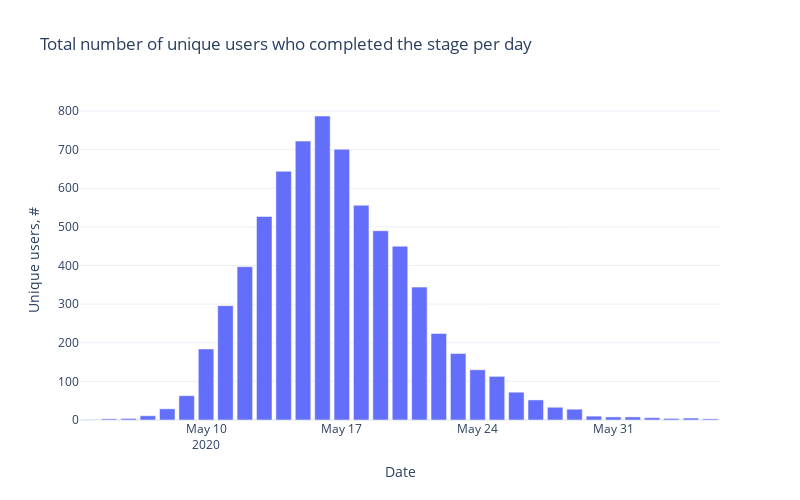

Write notebook code for a chart like this one.
### Markdown cell above
Всего в нашей выборке 13.5К уникальных пользователей. После 10 мая количество игроков в день падает с 9К до 6К. Вероятно, это связано с тем, что мы рассматриваем игроков, привлеченных рекламой с 3 по 9 мая.

### Code cell
df_temp = (
    pd.pivot_table(
        data=df_actions[df_actions.event != 'building_completed'],
        index='event_day',
        values='user_id',
        aggfunc='nunique',
    )
    .reset_index()
    .set_axis(['day_event', 'user_id_count'], axis=1)
    .rename_axis('index', axis=1)
)

fig = px.bar(
    df_temp,
    x='day_event',
    y='user_id_count',
    title='Total number of unique users who completed the stage per day',
    labels=dict(user_id_count='Unique users, #', day_event='Date'),
    width=FIG_WIDTH * 100,
    height=FIG_HEIGHT * 100,
    template='plotly_white',
)
fig.update_layout(
    legend=dict(orientation='h', yanchor='top', y=1.1, x=0), hovermode='x unified'
)
fig.show()

### Figure 1 — Plotly figure (JSON) as saved in the notebook; plotly's stock layout.template omitted (floating-point values rounded to 4 significant figures)
{"data": [{"alignmentgroup": "True", "hovertemplate": "Date=%{x}<br>Unique users, #=%{y}<extra></extra>", "legendgroup": "", "marker": {"color": "#636efa", "pattern": {"shape": ""}}, "name": "", "offsetgroup": "", "orientation": "v", "showlegend": false, "textposition": "auto", "type": "bar", "x": ["2020-05-04T00:00:00", "2020-05-05T00:00:00", "2020-05-06T00:00:00", "2020-05-07T00:00:00", "2020-05-08T00:00:00", "2020-05-09T00:00:00", "2020-05-10T00:00:00", "2020-05-11T00:00:00", "2020-05-12T00:00:00", "2020-05-13T00:00:00", "2020-05-14T00:00:00", "2020-05-15T00:00:00", "2020-05-16T00:00:00", "2020-05-17T00:00:00", "2020-05-18T00:00:00", "2020-05-19T00:00:00", "2020-05-20T00:00:00", "2020-05-21T00:00:00", "2020-05-22T00:00:00", "2020-05-23T00:00:00", "2020-05-24T00:00:00", "2020-05-25T00:00:00", "2020-05-26T00:00:00", "2020-05-27T00:00:00", "2020-05-28T00:00:00", "2020-05-29T00:00:00", "2020-05-30T00:00:00", "2020-05-31T00:00:00", "2020-06-01T00:00:00", "2020-06-02T00:00:00", "2020-06-03T00:00:00", "2020-06-04T00:00:00", "2020-06-05T00:00:00"], "xaxis": "x", "y": [1, 3, 4, 11, 29, 63, 184, 296, 397, 527, 644, 722, 787, 701, 556, 490, 450, 344, 224, 172, 130, 113, 72, 52, 33, 28, 10, 8, 8, 6, 4, 5, 3], "yaxis": "y"}], "layout": {"barmode": "relative", "height": 500, "hovermode": "x unified", "legend": {"orientation": "h", "tracegroupgap": 0, "x": 0, "y": 1.1, "yanchor": "top"}, "title": {"text": "Total number of unique users who completed the stage per day"}, "width": 800, "xaxis": {"anchor": "y", "domain": [0, 1], "title": {"text": "Date"}}, "yaxis": {"anchor": "x", "domain": [0, 1], "title": {"text": "Unique users, #"}}}}
